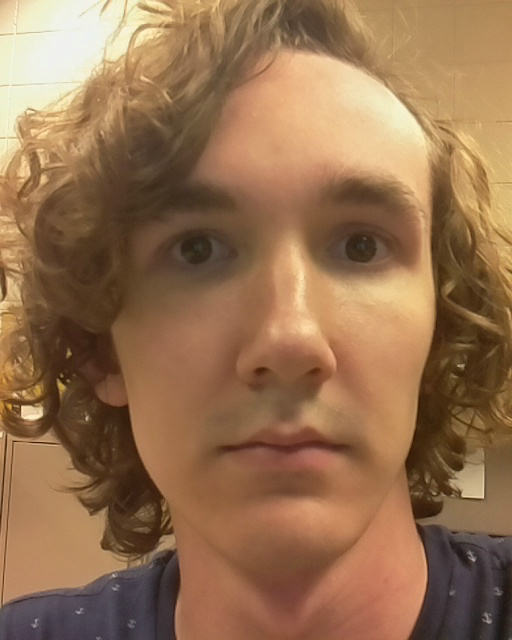
#> input picture FaceID/validated_images/Lincoln.jpg, 512 x 640 px, given in place of 5ft_test.mp4, which was not available
$ python FaceDetectLocal.py
#> lines starting #> are read from the running program, lines starting #| are printed output that depends on the picture; after the words box and inside, x2 and y2 are one past the last pixel; in counts of white or black regions, pixels touching at a corner belong together; pictures that were not available may be replaced by others from this repository, and a replacement may not be noted
#UDP Face Detection Local
# UDP Face Watch Video

import csv
import socket
import numpy as np
import cv2
import math
import time
import sys

CV_WINDOW_NAME = "Lincoln's UDP Video Streamer Client"

DEBUG = False


def runTest(width, height, filename, csvw):
#> called with width = 640, height = 480, filename = '5ft_test.mp4'
    if(DEBUG):
        print("Starting " + filename)
    video = cv2.VideoCapture(filename)
    if(not video.isOpened()):
        print("Failed to open the video file: " + filename)
        return
    detectedFrames = 0
    totalFrames = 0

    timerA = None
    timerB = None
    timerC = None
    timerD = None
    timerE = None

    readTime = []
    cascadeTime = []
    showTime = []
    cycleTime = []

    face_cascade = cv2.CascadeClassifier("haarcascade_frontalface_default.xml")

    cv2.namedWindow(CV_WINDOW_NAME)
    while(True):
        set = True
        timerA = time.time()
        return_val, video_image = video.read()
#> video_image is the input picture: shape (640, 512, 3); mean B, G, R 80.7, 113.1, 149.8
        if (not return_val):
            print("No Image from camera")
            break
        video_image = cv2.resize(video_image, (width, height))
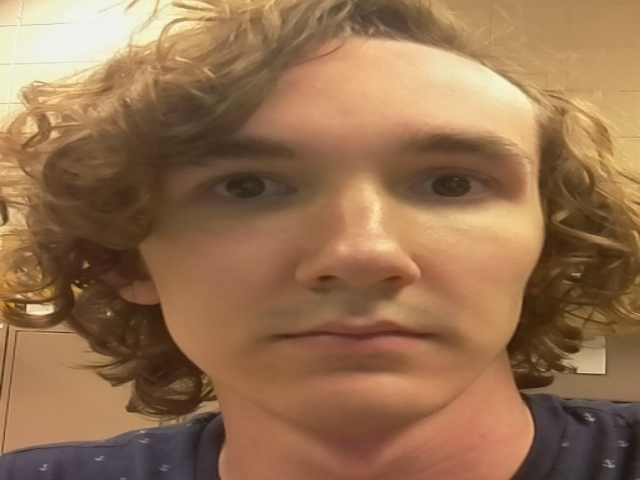
#> video_image: shape (480, 640, 3); mean B, G, R 80.6, 113, 149.7


        timerB = time.time()
        gray = cv2.cvtColor(video_image, cv2.COLOR_BGR2GRAY)
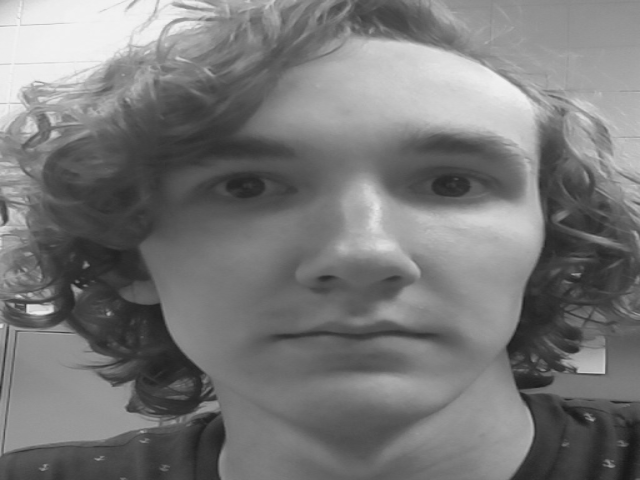
#> gray: shape (480, 640); min 23, max 243, mean 120.3
        print(type(gray))
#| <class 'numpy.ndarray'>
        faces = face_cascade.detectMultiScale(gray, 1.3, 5)
#> faces = [[152, 12, 430, 430]]


        timerC = time.time()
        for(x,y,w,h) in faces:
            if(set):
                detectedFrames += 1
                set = False
            cv2.rectangle(video_image,(x,y),(x+w,y+h),(255,0,0),2)
#> this loop made 1 pass
#> (x, y, w, h, detectedFrames, set) on pass 1: (152, 12, 430, 430, 1, False)
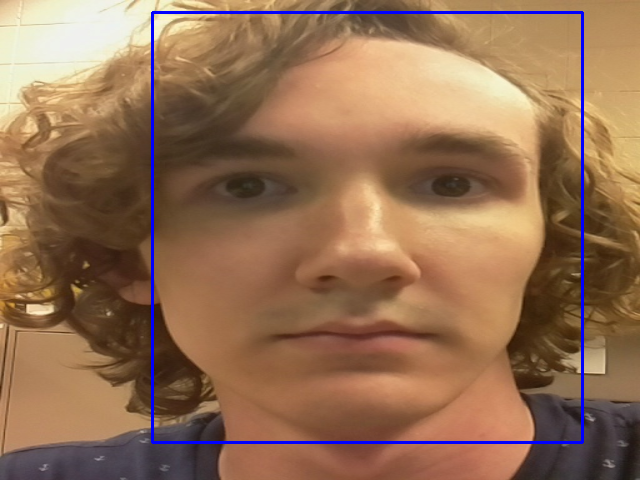
#> video_image: shape (480, 640, 3); 1.68% of pixels changed, all inside (x1, y1, x2, y2) = (151, 11, 584, 444)
#> after the loop, detectedFrames = 1; set = False
        prop_val = cv2.getWindowProperty(CV_WINDOW_NAME, cv2.WND_PROP_ASPECT_RATIO)
#> prop_val = 1
        if(prop_val < 0.0):
            print("Closed")
            break
        totalFrames += 1
        cv2.imshow(CV_WINDOW_NAME, video_image)
        cv2.waitKey(1)


        timerD = time.time()
        readTime.append(timerB-timerA)
        cascadeTime.append(timerC-timerB)
        showTime.append(timerD-timerC)
        cycleTime.append(timerD-timerA)

    avg_readTime = str(sum(readTime)/float(len(readTime)))
#> avg_readTime = '0.04761064052581787'
    avg_cascadeTime = str(sum(cascadeTime)/float(len(cascadeTime)))
    avg_showTime = str(sum(showTime)/float(len(showTime)))
    avg_cycleTime = str(sum(cycleTime)/float(len(cycleTime)))
    avg_framerate = str(1/(sum(cycleTime)/float(len(cycleTime))))

    csvw.writerow([str(width) + "x" + str(height) + ";" + filename + ";" + str(totalFrames) + ";" + str(detectedFrames) + ";" + avg_readTime + ";" + avg_cascadeTime + ";" + avg_showTime + ';' + avg_cycleTime + ';' + avg_framerate])

    video.release()
    return


def main():
    with open('Results/LocalTest.csv', 'w', newline='') as csvfile:
        csvw = csv.writer(csvfile, delimiter=' ', quotechar='|', quoting=csv.QUOTE_MINIMAL)
        print('You ahve 10 seconds to unplug everything')
        time.sleep(10)
        print('Starting...')
        csvw.writerow(["Resolution;Test;Total Frames;Detected Frames;Average Read Time;Average Cascade Time;Average Show Time;Average Cycle Time;Average Framerate;"])
        try:

            '''runTest(640, 480, '3ft_test.mp4', csvw)
            runTest(1280, 720, '3ft_test.mp4', csvw)
            runTest(1920, 1080, '3ft_test.mp4', csvw)'''

            runTest(640, 480, '5ft_test.mp4', csvw)
            time.sleep(5)
            runTest(1280, 720, '5ft_test.mp4', csvw)
#> call 2 of runTest, with width = 1280, height = 720, filename = '5ft_test.mp4'
#> in runTest (call 2), `video_image = cv2.resize(video_image, (width, height))`:
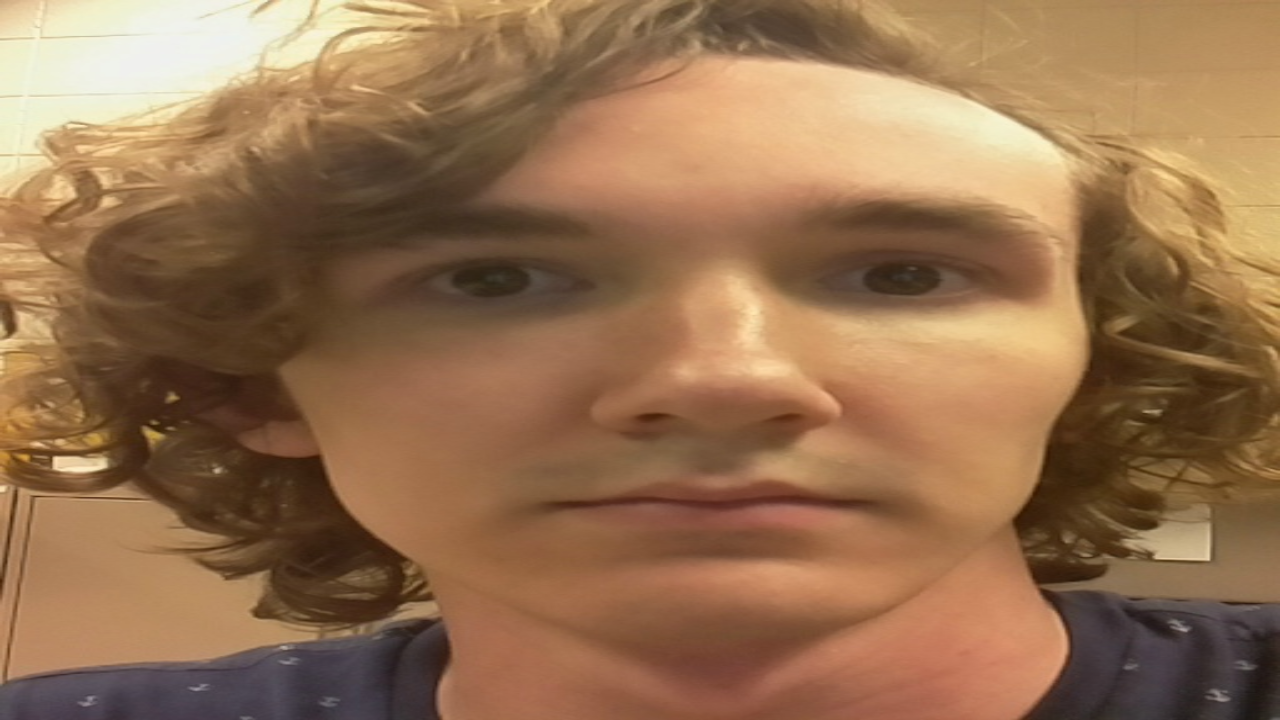
#> video_image: shape (720, 1280, 3); mean B, G, R 80.6, 113, 149.7
#> in runTest (call 2), `gray = cv2.cvtColor(video_image, cv2.COLOR_BGR2GRAY)`:
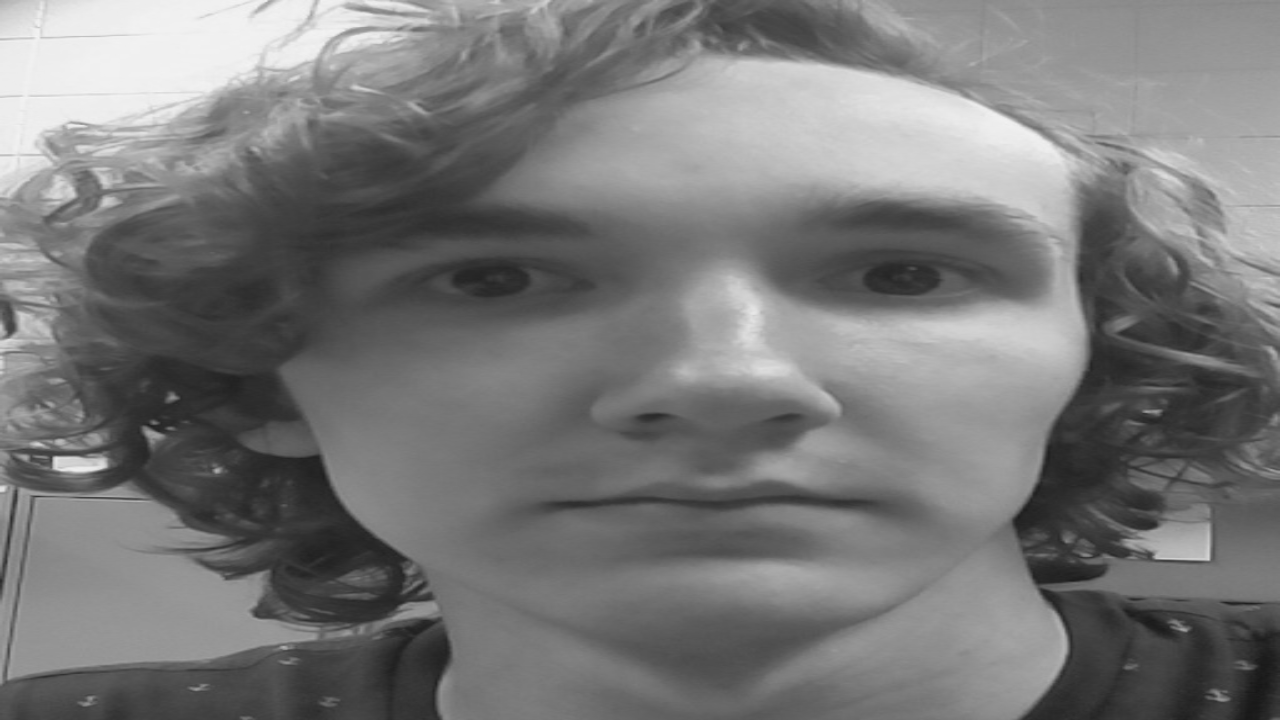
#> gray: shape (720, 1280); min 23, max 246, mean 120.3
#| <class 'numpy.ndarray'>
#> in runTest (call 2), `faces = face_cascade.detectMultiScale(gray, 1.3, 5)`: faces = ()
#> after the loop in runTest (call 2), `for(x,y,w,h) in faces:`: detectedFrames = 0; set = True
#> in runTest (call 2), `prop_val = cv2.getWindowProperty(CV_WINDOW_NAME, cv2.WND_PROP_ASPECT_R..`: prop_val = -1
            time.sleep(5)
            runTest(1920, 1080, '5ft_test.mp4', csvw)

            '''csvw.writerow(["NA"])
            runTest(1280, 720, '10ft_test.mp4', csvw)
            runTest(1920, 1080, '10ft_test.mp4', csvw)

            csvw.writerow(["NA"])
            runTest(1280, 720, '15ft_test.mp4', csvw)
            runTest(1920, 1080, '15ft_test.mp4', csvw)

            csvw.writerow(["NA"])
            runTest(1280, 720, '20ft_test.mp4', csvw)
            runTest(1920, 1080, '20ft_test.mp4', csvw)'''
        except:
            cv2.destroyAllWindows()
            print('Error')
            raise

    cv2.destroyAllWindows()
    print('Done')

if __name__ == "__main__":
#> (the run stopped early here; a loop or call above may not have finished)
